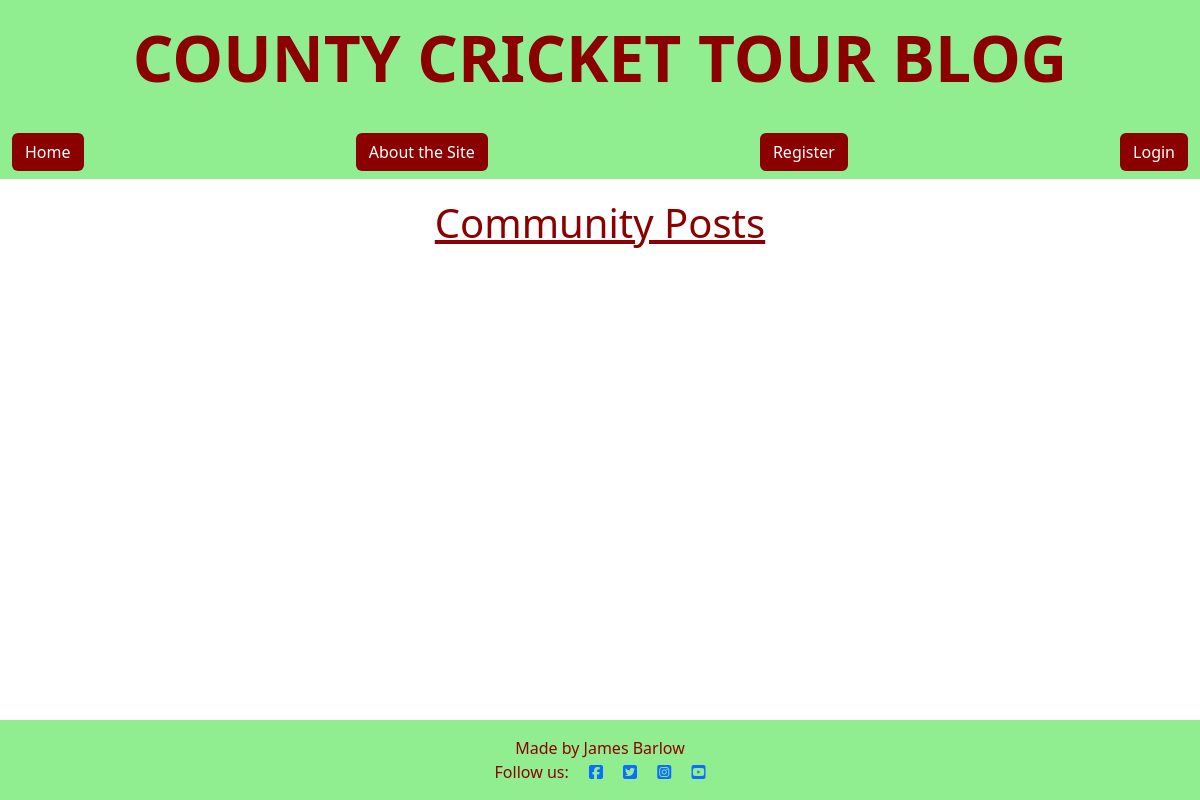
The app's page /, older data.
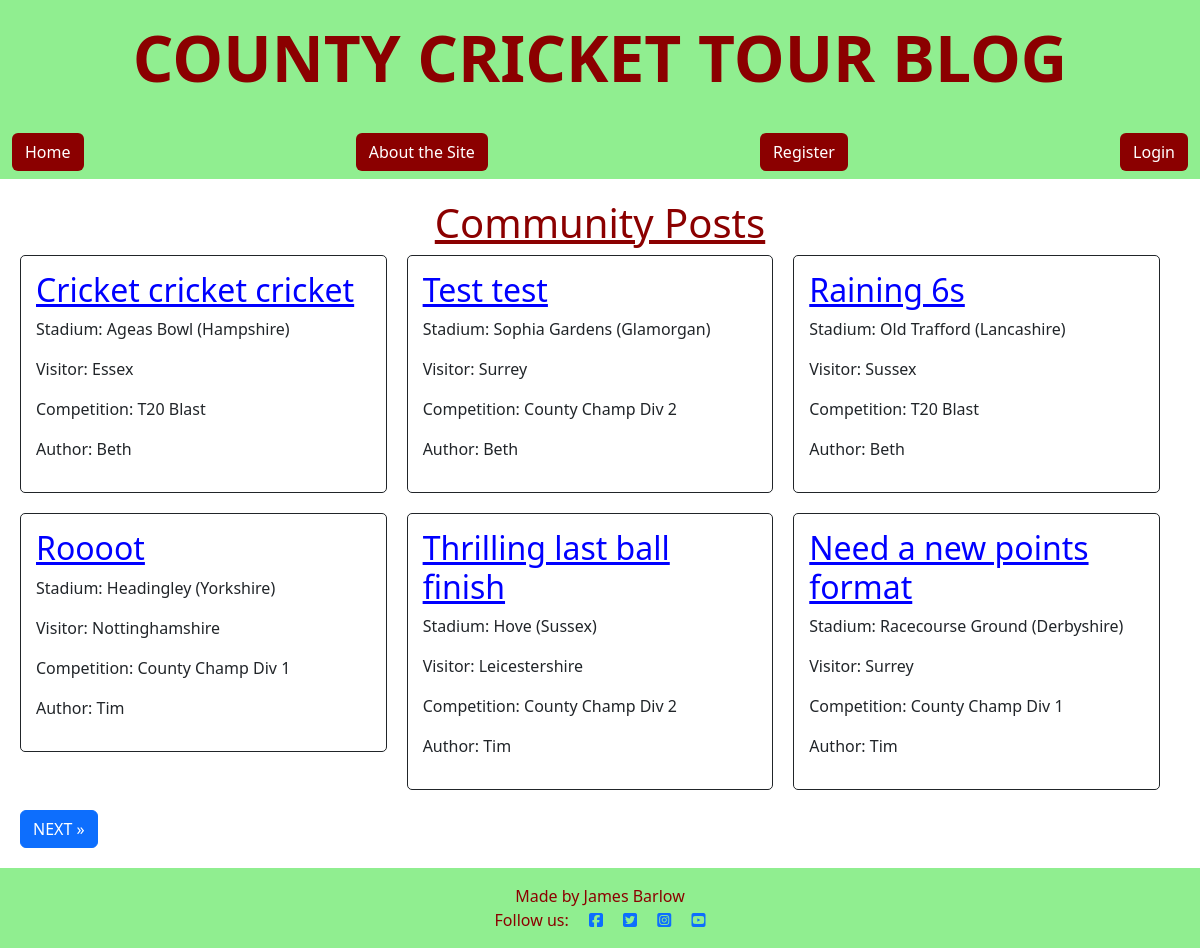
The same page, newer data.
### blog/models.py (models this page shows, shortened)
class Post(models.Model):
    title = models.CharField(max_length=200, unique=True)
    slug = AutoSlugField(populate_from='title', unique=True)
    author = models.ForeignKey(
        User, on_delete=models.CASCADE, related_name="blog_posts"
    )
    stadium = models.CharField(max_length=50, choices=STADIUM_CHOICES, default='Lords')
    visitor = models.CharField(max_length=50, choices=VISITORS_CHOICES, default='Surrey')
    competition = models.CharField(max_length=20, choices=COMPETITION_CHOICES, default='County Champ Div 1')
    content = models.TextField()
    created_on = models.DateTimeField(auto_now_add=True)
    status = models.IntegerField(choices=STATUS, default=0)

### blog/views.py (the view)
# urls.py: path('', views.PostList.as_view(), name='home'),
class PostList(generic.ListView):
    queryset = Post.objects.filter(status=1)
    template_name = "blog/index.html"
    paginate_by = 6

### blog/templates/blog/index.html (shortened to what this page needs)
{% extends "base.html" %}
{% block content %}
<!DOCTYPE html>
<html lang="en">
<head>
</head>
<body class="index">
    <div class="index">
        <h1 class="page-title">Community Posts</h1>
        {% for post in object_list %}
        <div class="card post">
            <h2>
                <a href="{% url 'post_detail' post.slug %}" class="post-title">{{post.title}}</a>
            </h2>
            <p>Stadium: {{post.stadium}}</p>
            <p>Visitor: {{post.visitor}}</p>
            <p>Competition: {{post.competition}}</p>
            <p>Author: {{post.author}}</p>
        </div>
        {% endfor %}
        {% if page_obj.has_next %}
        <a href="?page={{ page_obj.next_page_number }}" class="btn btn-primary n-p">NEXT &raquo;</a>
        {% endif %}
    </div>
</body>
</html>
{% endblock %}

### templates/base.html (shortened to what this page needs)
{% load static %}
{% url 'home' as home_url %}
{% url 'account_login' as login_url %}
{% url 'account_signup' as signup_url %}
{% url 'account_logout' as logout_url %}
<!DOCTYPE html>
<html class="h-100" lang="en">
<head>
    <link href="https://cdn.jsdelivr.net/npm/bootstrap@5.3.3/dist/css/bootstrap.min.css" rel="stylesheet"
>
    <link rel="stylesheet" href="{% static 'css/style.css' %}">
</head>
<body class="d-flex flex-column h-100">
    <div class="title-banner">
        <h1 class="title">COUNTY CRICKET TOUR BLOG</h1>
    </div>
    <nav class="navbar navbar-expand-lg navbar-light nav-bg">
        <div class="container-fluid">
            <a href="{% url 'home' %}" class="btn nav-btn">
                Home
            </a>
            <a href="{% url 'about' %}" class="btn nav-btn">
                About the Site
            </a>
            {% if user.is_authenticated %}
            <a href="{% url 'add_post' %}" class="btn nav-btn">New Post</a>
	        <p>
                You are logged in as {{ user }},
                <a class="btn nav-btn{% if request.path == logout_url %}active{% endif %}" aria-current="page"
                href="{% url 'account_logout' %}">
                Logout
                </a>
            </p>
            {% else %}
	        <a class="btn nav-btn {% if request.path == signup_url %}active{% endif %}" aria-current="page"
		        href="{% url 'account_signup' %}">
                Register
            </a>
	        <a class="btn nav-btn {% if request.path == login_url %}active{% endif %}" aria-current="page"
                href="{% url 'account_login' %}">
                Login
            </a>
            {% endif %}
        </div>
    </nav>
    <main>
        {% block content %}{% endblock content %}
    </main>
    <footer class="footer mt-auto py-3 footer-bg">
        <div class="container">
            <p class="m-0 text-center footer-text">Made by James Barlow</p>
            <p class="m-0 text-center footer-text">Follow us:
                <a href="https://www.facebook.com/" target="_blank"><i class="fab fa-facebook-square ms-3"></i></a>
                <a href="https://www.twitter.com/" target="_blank"><i class="fab fa-twitter-square ms-3"></i></a>
                <a href="https://www.instagram.com/" target="_blank"><i class="fab fa-instagram-square ms-3"></i></a>
                <a href="https://www.youtube.com/" target="_blank"><i class="fab fa-youtube-square ms-3"></i></a>
            </p>
        </div>
    </footer>
</body>
</html>

### static/css/style.css (style rules this page uses)
.title { color: #8B0000; font-size: 4rem; font-weight: bold; }
.title-banner { background-color: #90EE90; padding: 20px; text-align: center; position: relative; top: 0; width: 100%; }
.page-title { color: #8B0000; text-align: center; text-decoration: underline; }
.post-title { color: blue; text-align: center; text-decoration: underline; }
.nav-bg { background-color: #90EE90; }
.nav-btn { color: white; background-color: #8B0000 }
.footer-bg { background-color: #90EE90; }
.footer-text { color: #8B0000; }
.index { padding: 20px; }
.card { border: 1px solid; background-color: transparent; border-radius: 5px; padding: 15px; }
.post { width: calc(33.33% - 20px); margin-right: 20px; margin-bottom: 20px; float: left; box-sizing: border-box; }

Row changes from the older to the newer data that the page shows:
added Post: title "Cricket cricket cricket", stadium "Ageas Bowl (Hampshire)", visitor "Essex", competition "T20 Blast", author "Beth"
added Post: title "Test test", stadium "Sophia Gardens (Glamorgan)", visitor "Surrey", competition "County Champ Div 2", author "Beth"
added Post: title "Raining 6s", stadium "Old Trafford (Lancashire)", visitor "Sussex", competition "T20 Blast", author "Beth"
added Post: title "Roooot", stadium "Headingley (Yorkshire)", visitor "Nottinghamshire", competition "County Champ Div 1", author "Tim"
added Post: title "Thrilling last ball finish", stadium "Hove (Sussex)", visitor "Leicestershire", competition "County Champ Div 2", author "Tim"
added Post: title "Need a new points format", stadium "Racecourse Ground (Derbyshire)", visitor "Surrey", competition "County Champ Div 1", author "Tim"
Text that changed along with them:
text now shown: "NEXT »"
